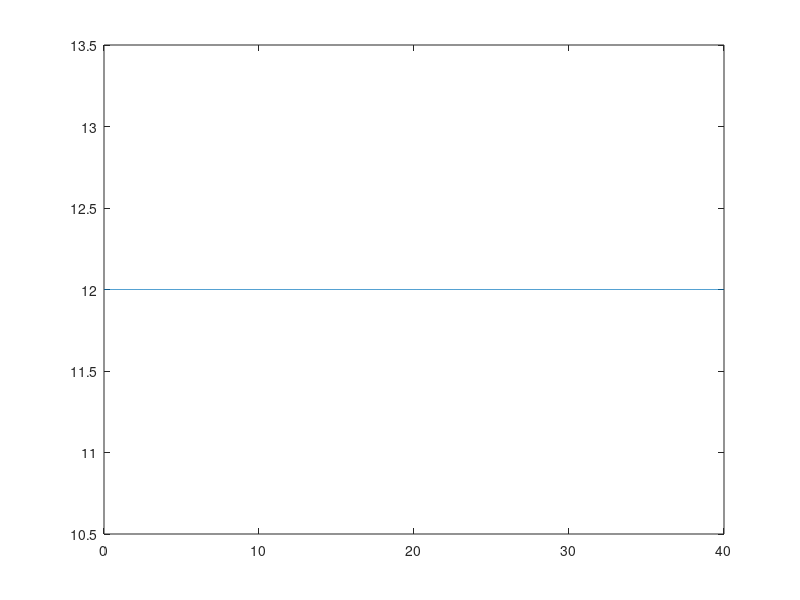

This figure's MATLAB source: (Note: this script raises an error after producing the figure.)
clear all;
close all;
clc;

%%
FileName = 'Constant_Wind_12';

%% Preprocessing
% time
T           = 40;                   % [s]   simulation length
dt          = 1/80;               	% [s]   simulation time step

% wind
V_hub       = 12;                   % [m/s] mean wind speed at hub height 
T_gust      = 10.5;                 % [s]   length of EOG
t_start     = 40;                   % [s]   time when EOG should start
V_ref       = 50;                   % [m/s] reference wind speed average over 10 min
I_ref       = 0.14;                 % [-]   expected value of the turbulence intensity at 15 m/s
D           = 240;                  % [m]   rotor diameter

% calculation of wind signals
t           = 0:dt:T-dt;

% Longitudinal scale parameter at hub height (assuming hub height >60 m)
lambda1     = 42;

% Extreme Operational Gust (EOG) definition
sigma1      = I_ref * (0.75*V_hub + 5.6);
V_e50     	= 1.4*V_ref;
V_e1      	= 0.8*V_e50;
V_gust      = min([1.35*(V_e1-V_hub), 3.3*(sigma1/(1+0.1*D/lambda1))]);

% EOG wind speed vector
u           = zeros(1, length(t));
for iTimeStep = 1:length(t)
    if (t(iTimeStep) >= t_start) && (t(iTimeStep) <= t_start+T_gust)
        t_EOG           = t(iTimeStep) - t_start;
        u(iTimeStep)    = V_hub-0.37*V_gust*sin(3*pi*t_EOG/T_gust)*(1-cos(2*pi*t_EOG/T_gust));
    else
        u(iTimeStep)    = V_hub;
    end
end


figure()
plot(t,u)


% Some variables required in the Type 4 wind: Bladed style
HubHeight   = 150;
dy          = 150;
dz          = 150;
Ny          = 3;
Nz          = 3;
URef        = V_hub;
zOffset     = HubHeight;
z0          = 0.1;          % the rougthness length, not really used


SummVars(1) = HubHeight;    % HubHeight
SummVars(3) = URef;

velocity    = zeros(max(size(t)),3,Ny,Nz);
% prepare to write out
for iy = 1:Ny
    for iz = 1:Nz
        velocity(:,1,iy,iz) = u;
    end
end

% here we use std u for v and w components, to avoid dividing by zero
SummVars(4) = std(squeeze(velocity(:,1,1,1)))/URef*100;
SummVars(5) = std(squeeze(velocity(:,1,1,1)))/URef*100;
SummVars(6) = std(squeeze(velocity(:,1,1,1)))/URef*100;

disp('Exporting rotor plane wind field as ".wnd" binary files...')
% write the .wnd
WriteBLgrid([FileName '.wnd'], velocity, dy, dz, dt, zOffset, z0, SummVars)

% Now write a sum file
fileID    = fopen([FileName '.sum'],'w');
fprintf(fileID,'This summary file is not complete it only contains required information for the OpenFAST');
fprintf(fileID,'\n');
fprintf(fileID,'F        Clockwise rotation when looking downwind?\n');
fprintf(fileID,[num2str(SummVars(1)) '  Hub height [m] \n']);
fprintf(fileID,['UBar   =  ' num2str(SummVars(3)) ' m/s \n']);
fprintf(fileID,['TI(u)  =  ' num2str(SummVars(4)) ' %%\n']);
fprintf(fileID,['TI(v)  =  ' num2str(SummVars(5)) ' %%\n']);
fprintf(fileID,['TI(w)  =  ' num2str(SummVars(6)) ' %%\n']);
fprintf(fileID,['Height Offset =  ' num2str(0) ' m\n']);
fprintf(fileID,'Creating a PERIODIC output file.');
fclose(fileID);

